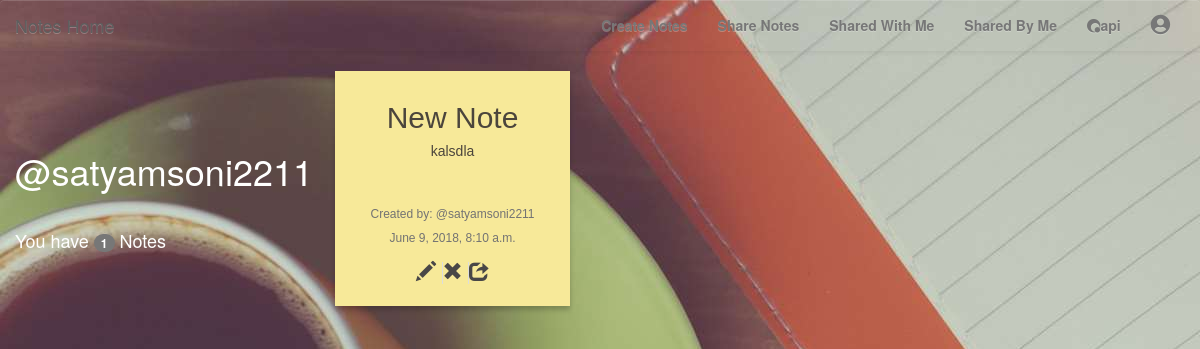
Screenshot of /notes/view/ (signed in) with the database file from the repository.
### notes/models.py (models this page shows, shortened)
class Notes(models.Model):
    title = models.CharField(max_length=30)
    created = models.DateTimeField(auto_now=True)
    text = models.CharField(max_length=2000)
    user = models.ForeignKey(User,related_name='notes', on_delete=models.CASCADE)
    class Meta:
        ordering = ['-created']

### notes/views.py (the view)
class ViewNotes(LoginRequiredMixin,generic.ListView):
    model = Notes

### notes/templates/notes/notes_list.html
{% extends "base.html" %}
{% block content %}
	<div class="row">
		<div class="col-md-3" style="height:100%">
			<br><br><br>
			<h1 id='wh'>@{{user.username}}</h1><br>
			<h4 id="wh">You have <span class="badge">{{user.notes.all.count}}</span> Notes</h4>
		</div>
		<div class="col-md-9">
			{% for note in object_list %}
				{% if note.user.username == user.username  %}
					<div class="note-wrap note-white col-md-3">
						<h2>{{note.title}}</h2>
						<h5>{{note.text|safe}}</h5>
						<br>
						<h5 class="help-block" id='usertag'>Created by: @{{note.user.username}}</h5>
						<h5 class="help-block" id="usertag">{{note.created}}</h5>
						<a href="{% url 'notes:update' pk=note.pk %}">
							<span class="glyphicon glyphicon-pencil" title="Update Note"></span>
						</a>
						<a href="{% url 'notes:delete' pk=note.pk %}" class="anchor">
							<span class="glyphicon glyphicon-remove" title="Delete Note"></span>
						</a>
						<a href="{% url 'notes:sharesingle' pk=note.pk %}" class="anchor">
							<span class="glyphicon glyphicon-share" title="Share Note"></span>
						</a>
					</div>
				{% endif %}
			{% endfor %}
		</div>
	</div>
{% endblock %}

### static/css/codepen.css (style rules this page uses)
* { -webkit-box-sizing: border-box; -moz-box-sizing: border-box; box-sizing: border-box; }
.note-wrap { width: 235px; min-height: 235px; padding: 10px; margin: 0 10px 15px 20px; margin position: relative; font-size: 24px; vertical-align: top; display: inline-block; font-family: Englebert, Arial; color: #4b453c; background: #F7E999; line-height: 34px; text-align: center; box-shadow: 0 4px 5px rgba(0, 0, 0, 0.2); }
.note-wrap a { color: #494747; text-decoration: none; font-size: 20px; -webkit-transition: all 0.4s ease; -moz-transition: all 0.4s ease; -o-transition: all 0.4s ease; -ms-transition: all 0.4s ease; transition: all 0.4s ease; }

### static/css/master.css (style rules this page uses)
.anchor { border-left: 1px solid #ddd!important; }
#usertag { font-size:12px; }
#wh { color: #ffff; }

### static/css/stylish-portfolio.css (style rules this page uses)
html, body { width: 100%; height: 100%; }
body { font-family: "Source Sans Pro","Helvetica Neue",Helvetica,Arial,sans-serif; }

### rows the page displays
Notes: title "New Note", text "kalsdla", user.username "satyamsoni2211", created "June 9, 2018, 8:10 a.m."

### other values shown
{{ user.username }} "satyamsoni2211"
{{ user.notes.all.count }} "1"
